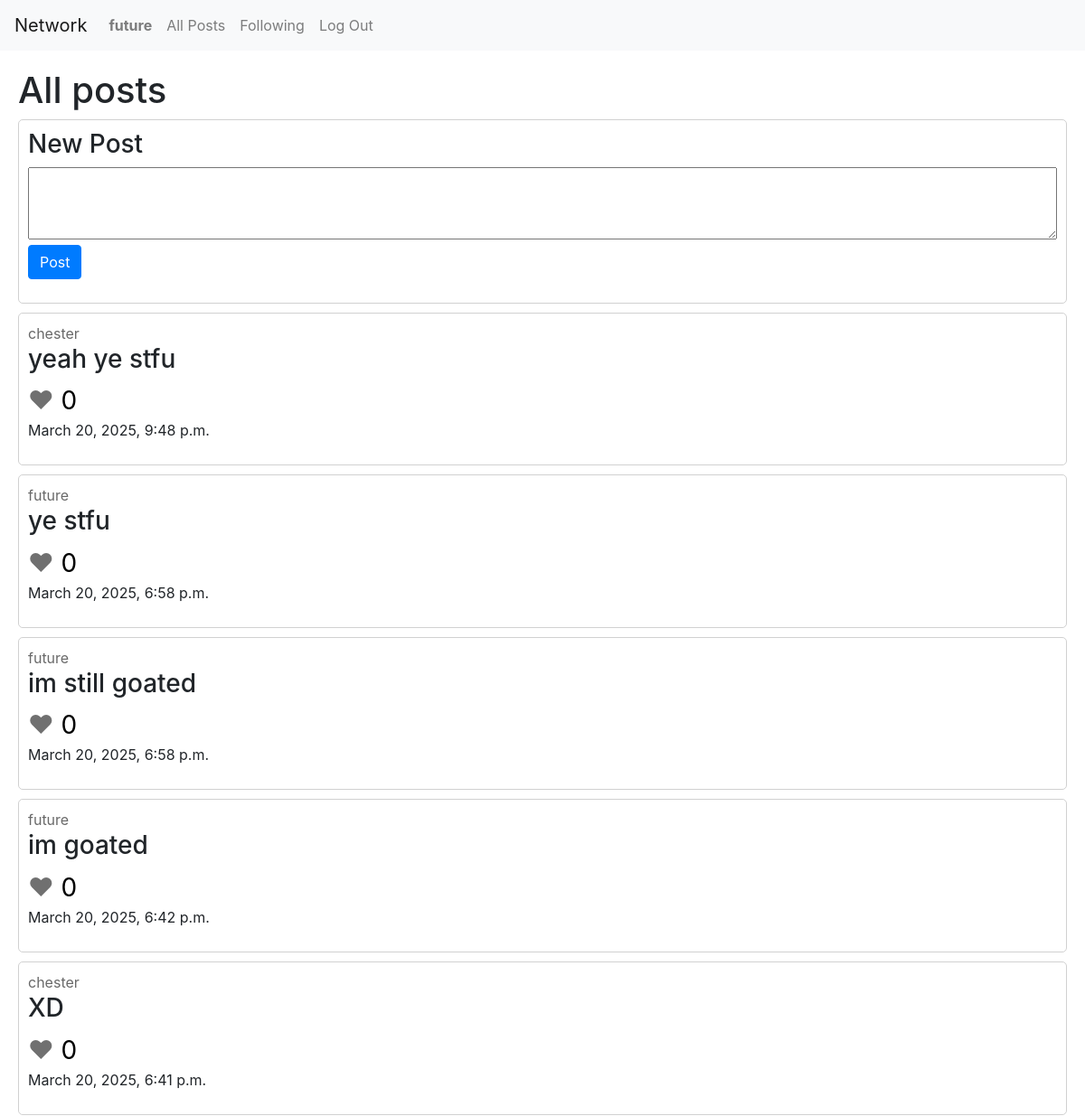
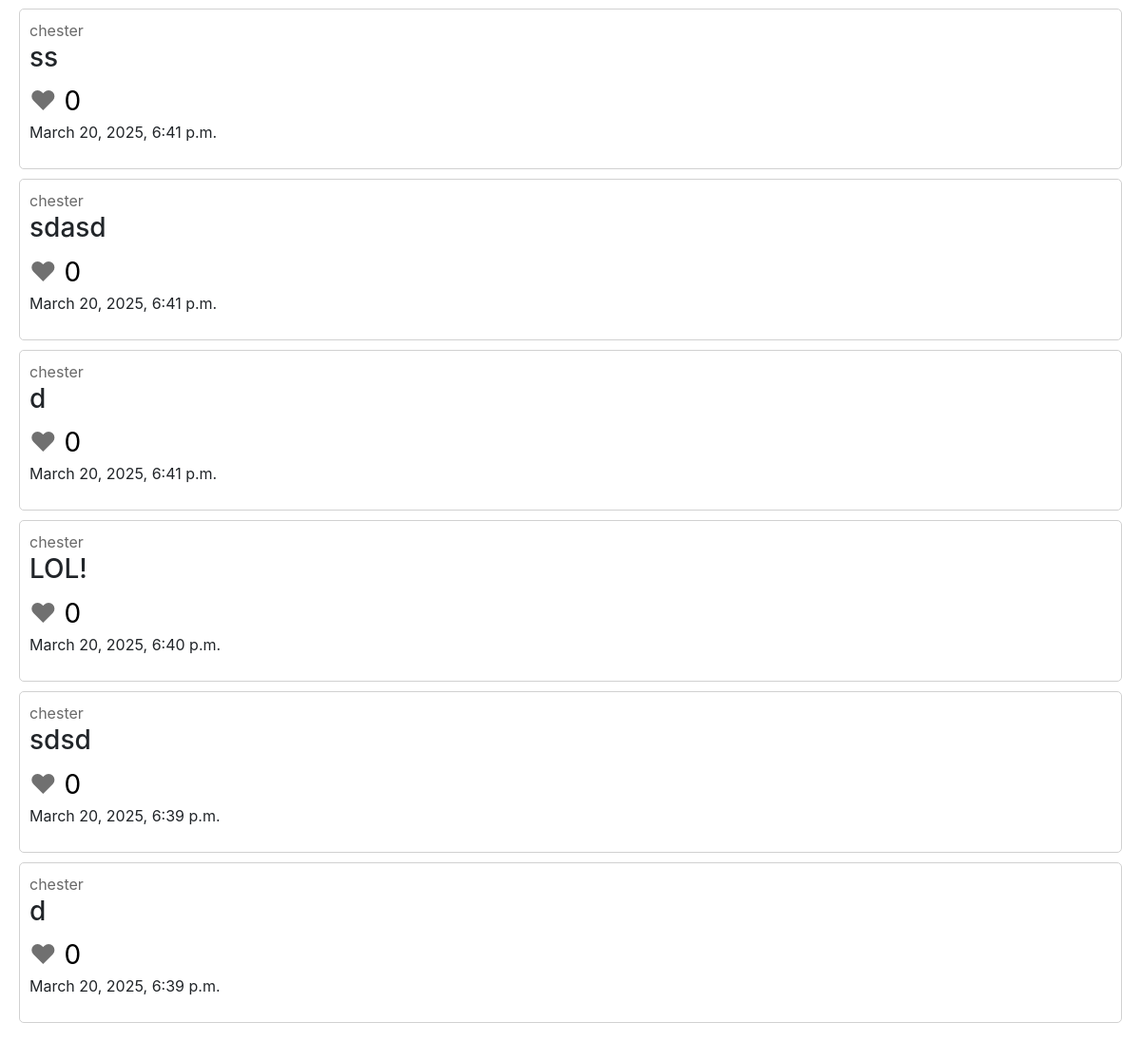
Screenshot of / (signed in) with the database file from the repository (2 pictures, top to bottom).
### network/models.py (models this page shows)
class User(AbstractUser):
    followers = models.ManyToManyField("self", blank=True)
    following = models.ManyToManyField("self", blank=True)

class Post(models.Model):
    content = models.TextField(max_length=250)
    likes = models.IntegerField(default=0)
    creator = models.ForeignKey(User, on_delete=models.CASCADE)
    timestamp = models.DateTimeField(auto_now_add=True)

### network/views.py (the view)
# urls.py: path("", views.index, name="index"),
def index(request):
    all_posts = Post.objects.all().order_by("-timestamp")
    if request.method == "POST":
        content = request.POST["content"]
        new_post = Post(content=content, creator=request.user)
        new_post.save()
        return HttpResponseRedirect(reverse('index'))
    else:
        return render(request, "network/index.html", {
            "all_posts": all_posts
        })

### network/templates/network/index.html (shortened to what this page needs)
{% extends "network/layout.html" %}
{% block body %}
    <h1>All posts</h1>
    {% if user.is_authenticated %}
        <div class="post">
            <h3>New Post</h3>
            <form action="{% url 'index' %}" method="post">
                <textarea name="content"></textarea>
                <p><button class="btn btn-primary">Post</button></p>
            </form>
        </div>
    {% endif %}
    {% include 'network/posts.html' %}
{% endblock %}

### network/templates/network/layout.html (shortened to what this page needs)
{% load static %}
<!DOCTYPE html>
<html lang="en">
    <head>
        <link rel="stylesheet" href="https://stackpath.bootstrapcdn.com/bootstrap/4.4.1/css/bootstrap.min.css">
        <link href="{% static 'network/styles.css' %}" rel="stylesheet">
    </head>
    <body>
        <nav class="navbar navbar-expand-lg navbar-light bg-light">
            <a class="navbar-brand" href="#">Network</a>
            <div>
              <ul class="navbar-nav mr-auto">
                {% if user.is_authenticated %}
                    <li class="nav-item">
                        <a class="nav-link" href="{% url 'user_account' user.username %}"><strong>{{ user.username }}</strong></a>
                    </li>
                {% endif %}
                <li class="nav-item">
                  <a class="nav-link" href="{% url 'index' %}">All Posts</a>
                </li>
                {% if user.is_authenticated %}
                    <li class="nav-item">
                        <a class="nav-link" href="{% url 'followed_posts' %}">Following</a>
                    </li>
                    <li class="nav-item">
                        <a class="nav-link" href="{% url 'logout' %}">Log Out</a>
                    </li>
                {% endif %}
              </ul>
            </div>
          </nav>
        <div class="body">
            {% block body %}
            {% endblock %}
        </div>
    </body>
</html>

### network/templates/network/posts.html
{% for post in all_posts %}
    <div class="post">
        <span><a href="{% url 'user_account' post.creator %}" class="user-link">{{ post.creator }}</a></span>
        <h3>{{ post.content }}</h3>
        <span class="heart">&hearts;</span><span class="likes"> {{ post.likes }}</span>
        <p><span>{{ post.timestamp }}</span></p>
    </div>
    {% empty %}
    <h3>No posts at the moment</h3>
{% endfor %}

### network/static/network/styles.css (style rules this page uses)
.body { margin: 20px; }
.post { border: solid rgb(209, 209, 209) 1px; border-radius: 5px; margin-bottom: 10px; padding: 10px; }
.post textarea { width: 100%; height: 80px; }
.user-link { color: rgb(105, 105, 105); }
.heart { font-size: 28px; color: rgb(112, 112, 112); }
.likes { color: rgb(0, 0, 0); font-size: 28px; }

### rows the page displays
User: username "future"
Post: creator "chester", content "yeah ye stfu", likes "0", timestamp "March 20, 2025, 9:48 p.m."
Post: creator "future", content "ye stfu", likes "0", timestamp "March 20, 2025, 6:58 p.m."
Post: creator "future", content "im still goated", likes "0", timestamp "March 20, 2025, 6:58 p.m."
Post: creator "future", content "im goated", likes "0", timestamp "March 20, 2025, 6:42 p.m."
Post: creator "chester", content "XD", likes "0", timestamp "March 20, 2025, 6:41 p.m."
Post: creator "chester", content "ss", likes "0", timestamp "March 20, 2025, 6:41 p.m."
Post: creator "chester", content "sdasd", likes "0", timestamp "March 20, 2025, 6:41 p.m."
Post: creator "chester", content "d", likes "0", timestamp "March 20, 2025, 6:41 p.m."
Post: creator "chester", content "LOL!", likes "0", timestamp "March 20, 2025, 6:40 p.m."
Post: creator "chester", content "sdsd", likes "0", timestamp "March 20, 2025, 6:39 p.m."
Post: creator "chester", content "d", likes "0", timestamp "March 20, 2025, 6:39 p.m."
